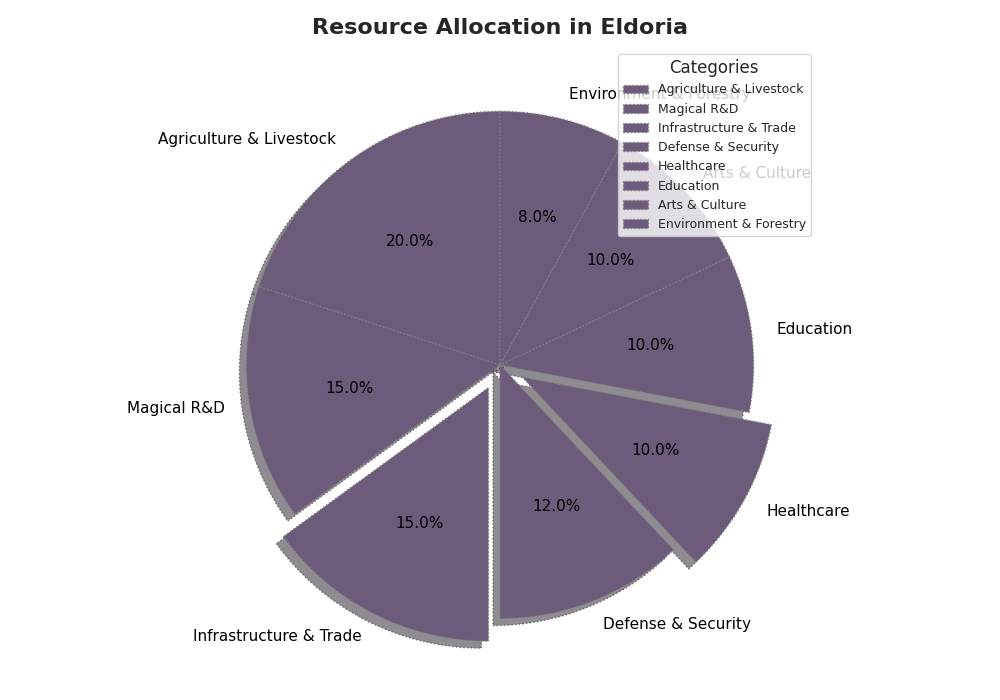

This figure's Python source:
import matplotlib.pyplot as plt

resource_categories = [
    'Agriculture & Livestock',
    'Magical R&D',
    'Infrastructure & Trade',
    'Defense & Security',
    'Healthcare',
    'Education',
    'Arts & Culture',
    'Environment & Forestry'
]

resource_allocation = [20, 15, 15, 12, 10, 10, 10, 8]

# Use a single color for all data groups
single_color = ['#6c5b7b']  # Chosen color for all segments

explode = (0, 0, 0.1, 0, 0.1, 0, 0, 0)

fig, ax = plt.subplots(figsize=(10, 7))

wedges, texts, autotexts = ax.pie(
    resource_allocation, explode=explode, labels=resource_categories, colors=single_color*len(resource_allocation),
    autopct='%1.1f%%', startangle=90, shadow=True, wedgeprops=dict(edgecolor='grey', linestyle='dotted')
)

for text in texts:
    text.set_fontsize(11)
    text.set_color('black')

for autotext in autotexts:
    autotext.set_fontsize(11)
    autotext.set_color('black')

ax.set_title("Resource Allocation in Eldoria", fontsize=16, fontweight='bold', pad=10)

ax.legend(wedges, resource_categories, title="Categories", loc="upper right", fontsize=9)

plt.grid(True)

plt.tight_layout()

plt.show()
